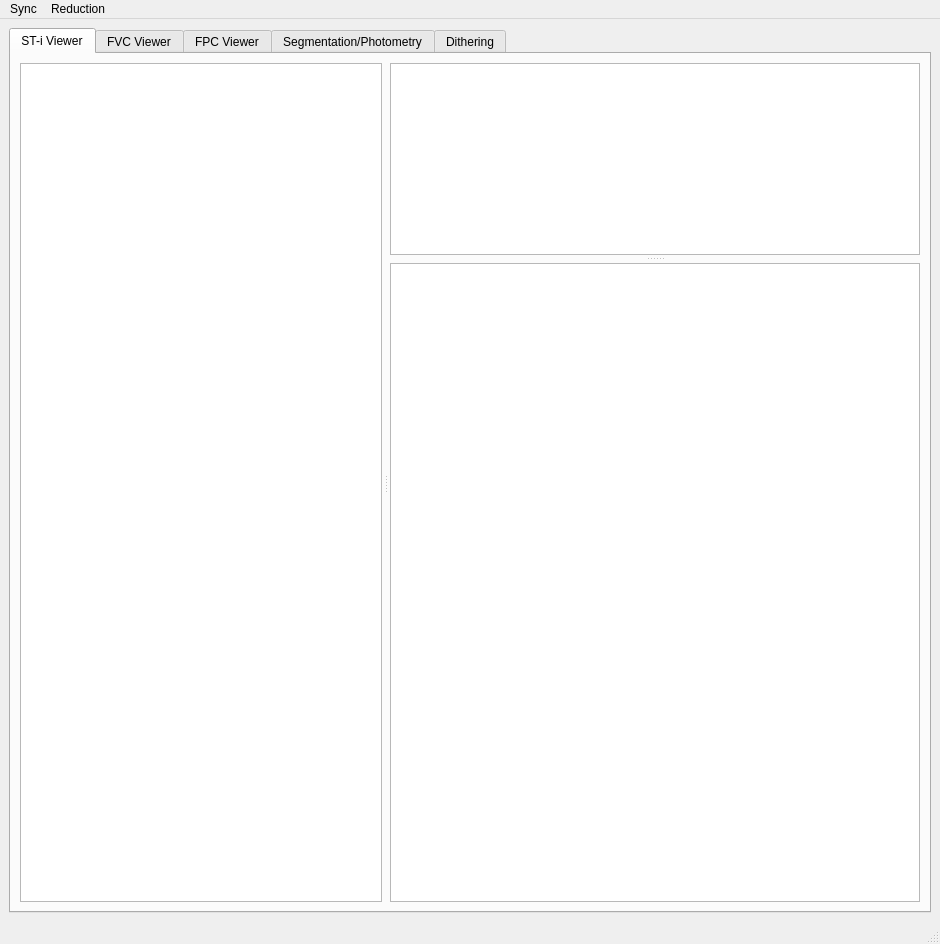
<?xml version="1.0" encoding="UTF-8"?>
<ui version="4.0">
 <class>MainWindow</class>
 <widget class="QMainWindow" name="MainWindow">
  <property name="geometry">
   <rect>
    <x>0</x>
    <y>0</y>
    <width>940</width>
    <height>944</height>
   </rect>
  </property>
  <property name="windowTitle">
   <string>MainWindow</string>
  </property>
  <widget class="QWidget" name="centralwidget">
   <layout class="QGridLayout" name="gridLayout_3">
    <item row="0" column="0">
     <widget class="QSplitter" name="splitter_5">
      <property name="orientation">
       <enum>Qt::Vertical</enum>
      </property>
      <widget class="QTabWidget" name="tabWidget">
       <property name="currentIndex">
        <number>0</number>
       </property>
       <widget class="QWidget" name="tab_sti_viewer">
        <attribute name="title">
         <string>ST-i Viewer</string>
        </attribute>
        <layout class="QGridLayout" name="gridLayout_2">
         <item row="0" column="0">
          <widget class="QSplitter" name="splitter_2">
           <property name="sizePolicy">
            <sizepolicy hsizetype="Expanding" vsizetype="Preferred">
             <horstretch>1</horstretch>
             <verstretch>0</verstretch>
            </sizepolicy>
           </property>
           <property name="orientation">
            <enum>Qt::Horizontal</enum>
           </property>
           <property name="opaqueResize">
            <bool>true</bool>
           </property>
           <property name="handleWidth">
            <number>8</number>
           </property>
           <widget class="ImageView" name="rawViewSTI">
            <property name="sizePolicy">
             <sizepolicy hsizetype="Expanding" vsizetype="Expanding">
              <horstretch>0</horstretch>
              <verstretch>0</verstretch>
             </sizepolicy>
            </property>
           </widget>
           <widget class="QSplitter" name="splitter">
            <property name="sizePolicy">
             <sizepolicy hsizetype="Preferred" vsizetype="Expanding">
              <horstretch>0</horstretch>
              <verstretch>0</verstretch>
             </sizepolicy>
            </property>
            <property name="orientation">
             <enum>Qt::Vertical</enum>
            </property>
            <property name="handleWidth">
             <number>8</number>
            </property>
            <widget class="QListWidget" name="listRawSTI">
             <property name="sizePolicy">
              <sizepolicy hsizetype="Expanding" vsizetype="Expanding">
               <horstretch>0</horstretch>
               <verstretch>0</verstretch>
              </sizepolicy>
             </property>
            </widget>
            <widget class="QTextBrowser" name="headerViewSTI">
             <property name="sizePolicy">
              <sizepolicy hsizetype="Expanding" vsizetype="Expanding">
               <horstretch>0</horstretch>
               <verstretch>1</verstretch>
              </sizepolicy>
             </property>
             <property name="minimumSize">
              <size>
               <width>530</width>
               <height>0</height>
              </size>
             </property>
            </widget>
           </widget>
          </widget>
         </item>
        </layout>
       </widget>
       <widget class="QWidget" name="tab_fvc_viewer">
        <attribute name="title">
         <string>FVC Viewer</string>
        </attribute>
        <layout class="QGridLayout" name="gridLayout_4">
         <item row="0" column="0">
          <widget class="QSplitter" name="splitter_7">
           <property name="sizePolicy">
            <sizepolicy hsizetype="Expanding" vsizetype="Preferred">
             <horstretch>1</horstretch>
             <verstretch>0</verstretch>
            </sizepolicy>
           </property>
           <property name="orientation">
            <enum>Qt::Horizontal</enum>
           </property>
           <property name="opaqueResize">
            <bool>true</bool>
           </property>
           <property name="handleWidth">
            <number>8</number>
           </property>
           <widget class="ImageView" name="rawViewFVC">
            <property name="sizePolicy">
             <sizepolicy hsizetype="Expanding" vsizetype="Expanding">
              <horstretch>0</horstretch>
              <verstretch>0</verstretch>
             </sizepolicy>
            </property>
           </widget>
           <widget class="QSplitter" name="splitter_8">
            <property name="sizePolicy">
             <sizepolicy hsizetype="Preferred" vsizetype="Expanding">
              <horstretch>0</horstretch>
              <verstretch>0</verstretch>
             </sizepolicy>
            </property>
            <property name="orientation">
             <enum>Qt::Vertical</enum>
            </property>
            <property name="handleWidth">
             <number>8</number>
            </property>
            <widget class="QListWidget" name="listRawFVC">
             <property name="sizePolicy">
              <sizepolicy hsizetype="Expanding" vsizetype="Expanding">
               <horstretch>0</horstretch>
               <verstretch>0</verstretch>
              </sizepolicy>
             </property>
            </widget>
            <widget class="QTextBrowser" name="headerViewFVC">
             <property name="sizePolicy">
              <sizepolicy hsizetype="Expanding" vsizetype="Expanding">
               <horstretch>0</horstretch>
               <verstretch>1</verstretch>
              </sizepolicy>
             </property>
             <property name="minimumSize">
              <size>
               <width>530</width>
               <height>0</height>
              </size>
             </property>
            </widget>
           </widget>
          </widget>
         </item>
        </layout>
       </widget>
       <widget class="QWidget" name="tab_fpc_viewer">
        <attribute name="title">
         <string>FPC Viewer</string>
        </attribute>
        <layout class="QGridLayout" name="gridLayout_5">
         <item row="0" column="0">
          <widget class="QSplitter" name="splitter_9">
           <property name="sizePolicy">
            <sizepolicy hsizetype="Expanding" vsizetype="Preferred">
             <horstretch>1</horstretch>
             <verstretch>0</verstretch>
            </sizepolicy>
           </property>
           <property name="orientation">
            <enum>Qt::Horizontal</enum>
           </property>
           <property name="opaqueResize">
            <bool>true</bool>
           </property>
           <property name="handleWidth">
            <number>8</number>
           </property>
           <widget class="ImageView" name="rawViewFPC">
            <property name="sizePolicy">
             <sizepolicy hsizetype="Expanding" vsizetype="Expanding">
              <horstretch>0</horstretch>
              <verstretch>0</verstretch>
             </sizepolicy>
            </property>
           </widget>
           <widget class="QSplitter" name="splitter_10">
            <property name="sizePolicy">
             <sizepolicy hsizetype="Preferred" vsizetype="Expanding">
              <horstretch>0</horstretch>
              <verstretch>0</verstretch>
             </sizepolicy>
            </property>
            <property name="orientation">
             <enum>Qt::Vertical</enum>
            </property>
            <property name="handleWidth">
             <number>8</number>
            </property>
            <widget class="QListWidget" name="listRawFPC">
             <property name="sizePolicy">
              <sizepolicy hsizetype="Expanding" vsizetype="Expanding">
               <horstretch>0</horstretch>
               <verstretch>0</verstretch>
              </sizepolicy>
             </property>
            </widget>
            <widget class="QTextBrowser" name="headerViewFPC">
             <property name="sizePolicy">
              <sizepolicy hsizetype="Expanding" vsizetype="Expanding">
               <horstretch>0</horstretch>
               <verstretch>1</verstretch>
              </sizepolicy>
             </property>
             <property name="minimumSize">
              <size>
               <width>530</width>
               <height>0</height>
              </size>
             </property>
            </widget>
           </widget>
          </widget>
         </item>
        </layout>
       </widget>
       <widget class="QWidget" name="tab_photometry">
        <attribute name="title">
         <string>Segmentation/Photometry</string>
        </attribute>
        <layout class="QGridLayout" name="gridLayout">
         <item row="0" column="0">
          <widget class="QSplitter" name="splitter_6">
           <property name="orientation">
            <enum>Qt::Horizontal</enum>
           </property>
           <widget class="QWidget" name="segView" native="true">
            <property name="sizePolicy">
             <sizepolicy hsizetype="Preferred" vsizetype="Preferred">
              <horstretch>1</horstretch>
              <verstretch>0</verstretch>
             </sizepolicy>
            </property>
            <layout class="QVBoxLayout" name="segViewLayout"/>
           </widget>
           <widget class="QSplitter" name="splitter_4">
            <property name="orientation">
             <enum>Qt::Horizontal</enum>
            </property>
            <widget class="QGraphicsView" name="photView3D"/>
            <widget class="QSplitter" name="splitter_3">
             <property name="orientation">
              <enum>Qt::Vertical</enum>
             </property>
             <widget class="QListWidget" name="listMaster"/>
             <widget class="QTextBrowser" name="tablePhot">
              <property name="minimumSize">
               <size>
                <width>530</width>
                <height>0</height>
               </size>
              </property>
             </widget>
            </widget>
           </widget>
          </widget>
         </item>
        </layout>
       </widget>
       <widget class="QWidget" name="tab_dithering">
        <attribute name="title">
         <string>Dithering</string>
        </attribute>
       </widget>
      </widget>
     </widget>
    </item>
   </layout>
  </widget>
  <widget class="QMenuBar" name="menubar">
   <property name="geometry">
    <rect>
     <x>0</x>
     <y>0</y>
     <width>940</width>
     <height>21</height>
    </rect>
   </property>
   <widget class="QMenu" name="menuFile">
    <property name="title">
     <string>Sync</string>
    </property>
    <addaction name="actionSyncAll"/>
    <addaction name="actionSyncSTI"/>
    <addaction name="actionSyncFVC"/>
    <addaction name="actionSyncFPC"/>
   </widget>
   <widget class="QMenu" name="menuReduction">
    <property name="title">
     <string>Reduction</string>
    </property>
    <addaction name="actionSetPathToFlat"/>
    <addaction name="actionReduceDatasetDir"/>
    <addaction name="actionReduceCurrentDatasetDir"/>
    <addaction name="actionReduceParentDir"/>
   </widget>
   <addaction name="menuFile"/>
   <addaction name="menuReduction"/>
  </widget>
  <widget class="QStatusBar" name="statusbar"/>
  <action name="actionSyncAll">
   <property name="text">
    <string>Sync All</string>
   </property>
  </action>
  <action name="actionSyncSTI">
   <property name="text">
    <string>Sync ST-i</string>
   </property>
  </action>
  <action name="actionSyncFVC">
   <property name="text">
    <string>Sync FVC</string>
   </property>
  </action>
  <action name="actionSetPathToFlat">
   <property name="text">
    <string>Set Path to Flat Dataset</string>
   </property>
  </action>
  <action name="actionSyncFPC">
   <property name="text">
    <string>Sync FPC</string>
   </property>
  </action>
  <action name="actionReduceDatasetDir">
   <property name="text">
    <string>Reduce Dataset Directory</string>
   </property>
  </action>
  <action name="actionReduceCurrentDatasetDir">
   <property name="text">
    <string>Reduce Current Dataset Directory</string>
   </property>
  </action>
  <action name="actionReduceParentDir">
   <property name="text">
    <string>Reduce Parent Directory Containing Datasets</string>
   </property>
  </action>
 </widget>
 <customwidgets>
  <customwidget>
   <class>ImageView</class>
   <extends>QGraphicsView</extends>
   <header>pyqtgraph</header>
  </customwidget>
 </customwidgets>
 <resources/>
 <connections/>
</ui>
